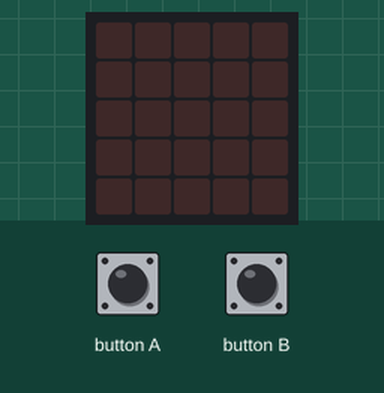
Bench run of a program on a simulated BBC micro:bit (MakeCode). Parts: the board's 5×5 LED display. The test bench sets the inputs (shaded band). Random numbers come from a fixed seed.

Above: at 1.2 s.
1.3 s: button A pressed for 0.15 s
At 2.6 s:
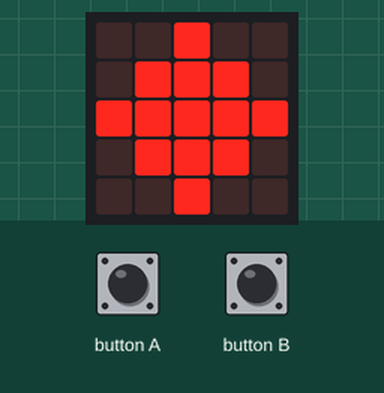
4.4 s: button B pressed for 0.15 s
At 4.9 s:
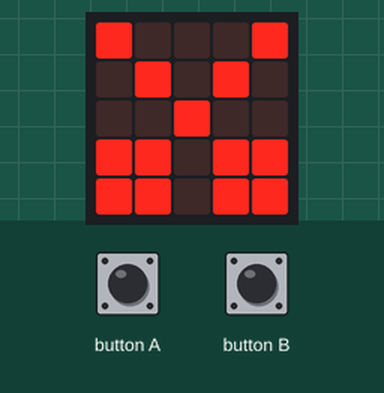
7.5 s: button A pressed 2 times (0.12 s each, 0.3 s apart)
At 10.0 s:
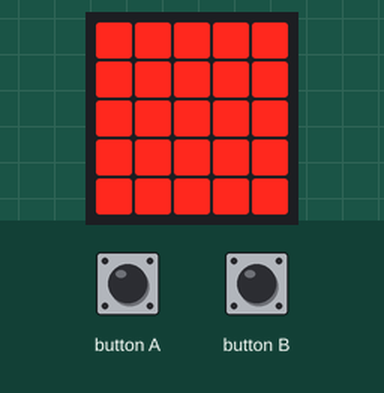
Timing chart, 0 to 11.5 s (numbered marks = the images above; inputs shaded):
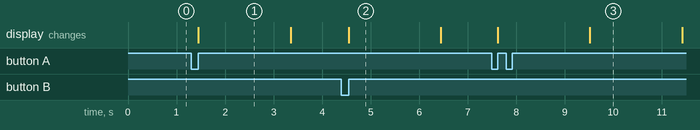

Measured:
- after the input at 1.3 s, the display: changes after 0.15 s (image 1)
- after the input at 4.4 s, the display: changes after 0.15 s (image 2)
- after the input at 7.5 s, the display: first changes after 0.12 s (image 3 shows a later state)
- what the display in image 1 shows lasts 1.9 s, from 1.5 s to 3.4 s

The program:

main.ts
```typescript
let uwu = 0
input.onButtonPressed(Button.A, function () {
    uwuc()
})
input.onButtonPressed(Button.B, function () {
    uwuc()
})
function uwuc() {
    uwu = randint(1, 3)
    if (uwu == 1) {
        basic.showLeds(`
            . . # . .
            . # # # .
            # # # # #
            . # # # .
            . . # . .
            `)
            basic.pause(1500)
            basic.clearScreen()
    }
    if (uwu == 2) {
        basic.showLeds(`
            # # # # #
            # # # # #
            # # # # #
            # # # # #
            # # # # #
            `)
            basic.pause(1500)
            basic.clearScreen()
    }
    if (uwu == 3) {
        basic.showLeds(`
            # . . . #
            . # . # .
            . . # . .
            # # . # #
            # # . # #
            `)
            basic.pause(1500)
            basic.clearScreen()
    }
}
```

test.ts
```typescript
// ide kerülnek a tesztek; a rendszer ezt nem kompilálja, ha a csomagot bővítményként használják.
```
